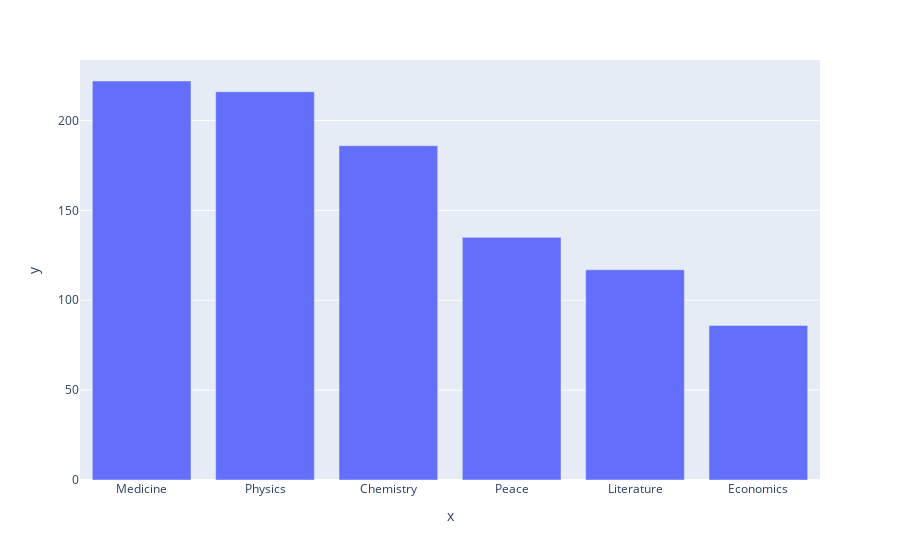

Notebook source saved alongside this figure:
### Code cell
px.bar(x=df["category"].value_counts().index, y=df["category"].value_counts().values)

### Figure 1 — Plotly figure (JSON) as saved in the notebook; plotly's stock layout.template omitted (floating-point values rounded to 4 significant figures)
{"data": [{"alignmentgroup": "True", "hovertemplate": "x=%{x}<br>y=%{y}<extra></extra>", "legendgroup": "", "marker": {"color": "#636efa", "pattern": {"shape": ""}}, "name": "", "offsetgroup": "", "orientation": "v", "showlegend": false, "textposition": "auto", "type": "bar", "x": ["Medicine", "Physics", "Chemistry", "Peace", "Literature", "Economics"], "xaxis": "x", "y": [222, 216, 186, 135, 117, 86], "yaxis": "y"}], "layout": {"barmode": "relative", "legend": {"tracegroupgap": 0}, "margin": {"t": 60}, "xaxis": {"anchor": "y", "domain": [0, 1], "title": {"text": "x"}}, "yaxis": {"anchor": "x", "domain": [0, 1], "title": {"text": "y"}}}}
